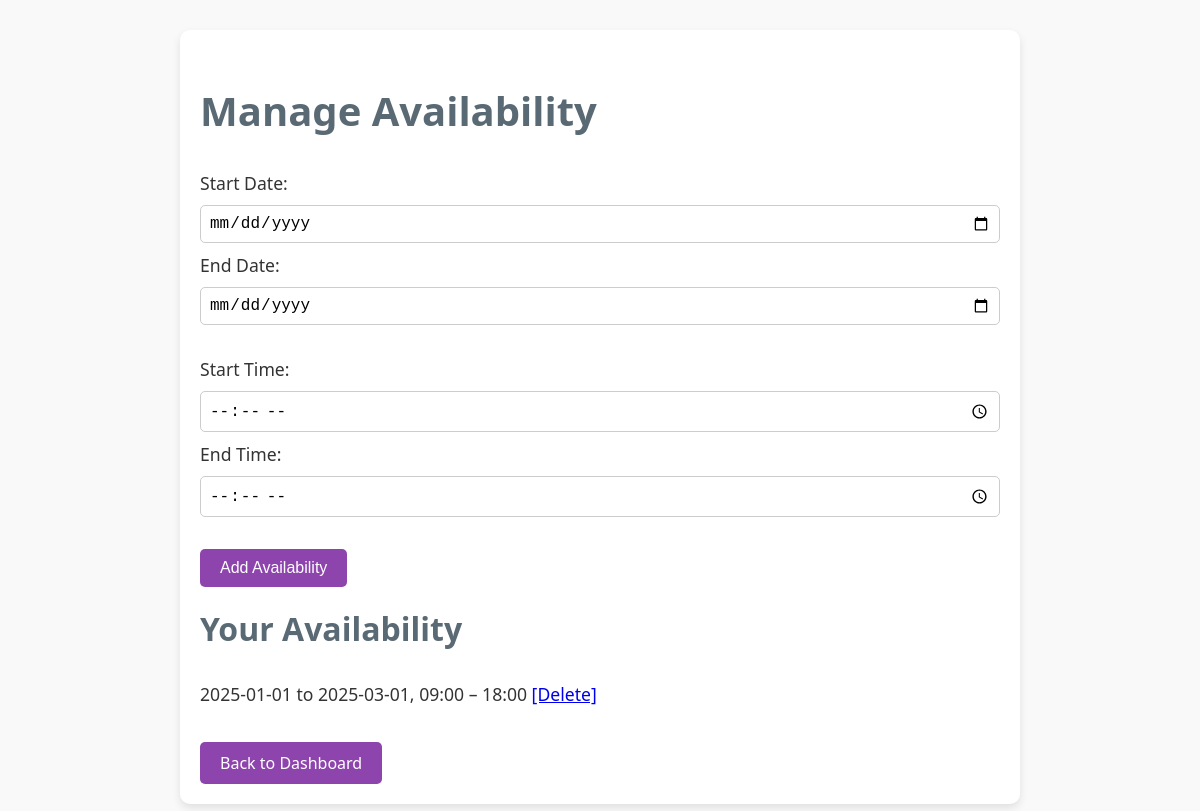
The page /?route=availability (signed in) on the database its author committed.
### tables this page shows
CREATE TABLE availability (
    id INTEGER PRIMARY KEY AUTOINCREMENT,
    doula_id INTEGER NOT NULL,
    start_date TEXT NOT NULL,
    end_date TEXT NOT NULL,
    start_time TEXT NOT NULL,
    end_time TEXT NOT NULL,
    FOREIGN KEY (doula_id) REFERENCES users(id)
);

### src/doula/availability.php (the view, shortened to what this page needs)
<?php
$db = getDB();
$doula_id = $_SESSION['user_id'];
$stmt = $db->prepare("SELECT * FROM availability WHERE doula_id = ? ORDER BY start_date ASC, start_time ASC");
$stmt->execute([$doula_id]);
$availability = $stmt->fetchAll(PDO::FETCH_ASSOC);
?>
<div class="container">
    <h2>Manage Availability</h2>
    <form method="POST" class="availability-form">
        <label for="start_date">Start Date:</label>
        <input type="date" name="start_date" required>
        <label for="end_date">End Date:</label>
        <input type="date" name="end_date" required><br><br>
        <label for="start_time">Start Time:</label>
        <input type="time" name="start_time" required>
        <label for="end_time">End Time:</label>
        <input type="time" name="end_time" required><br><br>
        <button type="submit">Add Availability</button>
    </form>
    <h3>Your Availability</h3>
    <ul>
        <?php foreach ($availability as $slot): ?>
            <li>
                <?= htmlspecialchars($slot['start_date']) ?> to <?= htmlspecialchars($slot['end_date']) ?>,
                <?= htmlspecialchars($slot['start_time']) ?> – <?= htmlspecialchars($slot['end_time']) ?>
                <a href="?route=doula-availability&delete=<?= $slot['id'] ?>" onclick="return confirm('Are you sure you want to delete this availability?');">[Delete]</a>
            </li>
        <?php endforeach; ?>
    </ul>
    <a href="?route=dashboard" class="secondary-button">Back to Dashboard</a>
</div>

### src/doula/availability.php (style rules this page uses)
.container { max-width: 800px; margin: 30px auto; padding: 20px; background-color: #fff; border-radius: 10px; box-shadow: 0 4px 8px rgba(0, 0, 0, 0.1); }
h2 { font-size: 2.5rem; color: #5a6a74; }
form { margin-top: 20px; }
label { font-size: 1.1rem; display: block; margin-bottom: 5px; }
input[type="date"], input[type="time"] { font-size: 1rem; padding: 8px; margin: 5px 0 10px 0; border-radius: 5px; border: 1px solid #ccc; width: 100%; box-sizing: border-box; }
button { background-color: #8e44ad; color: white; padding: 10px 20px; border-radius: 5px; font-size: 1rem; cursor: pointer; border: none; }
h3 { font-size: 2rem; margin-top: 20px; color: #5a6a74; }
ul { list-style: none; padding: 0; }
li { margin: 10px 0; font-size: 1.1rem; }
.secondary-button { display: inline-block; padding: 10px 20px; text-decoration: none; border-radius: 5px; font-size: 1rem; margin-top: 20px; background-color: #8e44ad; color: white; }

### rows shown on the page
availability: start_date "2025-01-01", end_date "2025-03-01", start_time "09:00", end_time "18:00"
